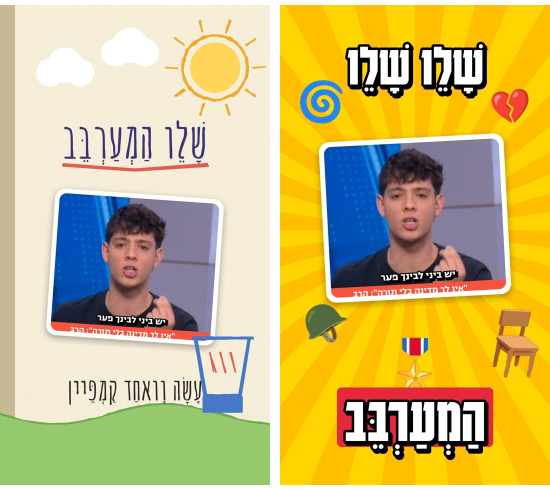
#> input picture content-kit/independent/2026-11-clip-shalev-song/styleframes/styles.jpg, 1100 x 980 px (shown at 1/2 size)
$ python -i make.py   (imports and definitions only)
#> lines starting #> are read from the running program, lines starting #| are printed output that depends on the picture; after the words box and inside, x2 and y2 are one past the last pixel; in counts of white or black regions, pixels touching at a corner belong together
"""'שָׁלֵו הַמְעַרְבֵּב' clip: half children's storybook, half pop. Synced to the user's song (lyric lines locked to the beat grid:
line k starts at 2.60 + (k-1)*2.778 s, found by Whisper on sliding windows). Footage muted, song only.
Only real footage of Shalev is used (as stickers); nobody is drawn or generated. The 'after' card is a paraphrase, no quote marks."""
import os, sys, math, glob, subprocess
import numpy as np
from PIL import Image, ImageDraw, ImageFont, ImageFilter, ImageChops
HERE = os.path.dirname(os.path.abspath(__file__))
# [1 line not run here, left out]
# [1 line that did not run here, left out]
EMO = '/usr/share/fonts/truetype/noto/NotoColorEmoji.ttf'
V1 = HERE + '/footage/shalev-debate-v1.mp4'; V2 = HERE + '/footage/shalev-clip2.mov'; V3 = HERE + '/footage/shalev-clip3.mov'; SONG = HERE + '/song.wav'
W, H, FPS = 1080, 1920, 30
BEAT = 60 / 86.4; BAR = 4 * BEAT; L0 = 2.60
def LS(k): return L0 + (k - 1) * BAR          # start of lyric line k (1..14)
SONG_END = 41.6; C3 = LS(15) - .3; C3D = 8.95; END0 = C3 + C3D; TOTAL = END0 + 2.4
BR = [(LS(5), 'v1', 0.0, 3.55), (LS(9), 'v2', 1.70, 4.65)]   # song pauses, Shalev speaks (song time, src, in, out)
DSUM = sum(b - a for _, _, a, b in BR); TOTAL_V = TOTAL + DSUM
TAPE = HERE + '/../2026-11-reel-bennett-before-after/audio/tape_stop.wav'
C3SUB = [(0.0, 2.6, 'אני בטוח שכבר קנית ציצית,'), (2.6, 4.9, 'הנחת תפילין, שמת כיפה,'), (4.9, 6.2, 'תתחיל לשמור שבת.'), (6.2, 9.0, 'רק תבואו איתנו. אה?')]
LY = {1: 'שָׁלֵו שָׁלֵו, הַמְעַרְבֵּב', 2: 'עָשָׂה וָואחַד קַמְפֵּיין', 3: 'עִם מַדִּים וּמִלּוּאִים', 4: 'טִנֵּף עַל מִשְׁתַּמְּטִים',
      5: 'שָׁלֵו שָׁלֵו הַמְעַרְבֵּב', 6: 'עָשָׂה וָואחַד סִבּוּב', 7: 'עַל הַלּוֹחֲמִים, עַל הַחֲרֵדִים', 8: 'עַל בְּרִית הַמְּשָׁרְתִים',
      9: 'לָה לָה לָה כִּסֵּא', 10: 'לָה לָה לָה כִּסֵּא', 11: 'לָה לָה לָה כִּסֵּא', 12: 'לָה לָה לָה לָה', 13: 'שָׁלֵו שָׁלֵו הַמְעַרְבֵּב', 14: 'שָׁבַרְתָּ לִי תַּ\'לֵּב'}
# clip ranges (source, start, crop) per line
CLIPS = {6: ('v1', 8.9), 1: ('v1', 1.5), 2: ('v1', 3.8), 3: ('v1', 7.6), 4: ('v2', 1.6), 5: ('v1', 0.0), 9: ('v1', 27.4), 10: ('v1', 24.6), 11: ('v1', 29.8), 13: ('v1', 0.0), 7: ('v1', 4.0)}
INK = (45, 40, 90); RED = (230, 45, 60); YEL = (255, 210, 0); YEL2 = (255, 186, 0); WHITE = (255, 255, 255); BLACK = (0, 0, 0)
_f = {}
def F(name, s):
    k = (name, s)
    if k not in _f: _f[k] = ImageFont.truetype(KB if name == 'kar' else FD + name, s, layout_engine=ImageFont.Layout.RAQM)
    return _f[k]
def eo(x): x = max(0., min(1., x)); return 1 - (1 - x) ** 3
def bk(x, s=1.8): x = max(0., min(1., x)); x -= 1; return x * x * ((s + 1) * x + s) + 1
def beatpulse(t): ph = ((t - .51) / BEAT) % 1; return math.exp(-ph * 6)
rng = np.random.default_rng(7)

# ---------- footage ----------
# [16 lines left out: function prep, not called in this run]
_cf = {}
# [4 lines left out: function clipframe, not called in this run]
STK_MASK = {}
def sticker(im, border=16, radius=30):
    w, h = im.size; key = (w, h, border)
    if key not in STK_MASK:
        m = Image.new('L', (w, h), 0); ImageDraw.Draw(m).rounded_rectangle((0, 0, w - 1, h - 1), radius, fill=255)
        bm = Image.new('L', (w + 2 * border, h + 2 * border), 0); ImageDraw.Draw(bm).rounded_rectangle((0, 0, w + 2 * border - 1, h + 2 * border - 1), radius + border, fill=255)
        sh = Image.new('L', (w + 2 * border + 80, h + 2 * border + 80), 0); sh.paste(bm.point(lambda v: v * .45), (40, 52)); sh = sh.filter(ImageFilter.GaussianBlur(16))
        STK_MASK[key] = (m, bm, sh)
    m, bm, sh = STK_MASK[key]
    out = Image.new('RGBA', sh.size, (0, 0, 0, 0)); out.paste((0, 0, 0, 255), (0, 0), sh)
    out.paste((255, 255, 255, 255), (40, 40), bm); tmp = im.convert('RGBA'); tmp.putalpha(m); out.alpha_composite(tmp, (40 + border, 40 + border))
    return out
# [5 lines left out: function place, not called in this run]

# ---------- emoji stickers ----------
_em = {}
# [8 lines left out: function emoji, not called in this run]

# ---------- backgrounds ----------
def crayon(d, pts, col, w=10, passes=3, r=None):
    r = r or rng
    for _ in range(passes): d.line([(x + r.normal(0, 2.5), y + r.normal(0, 2.5)) for x, y in pts], fill=col, width=w, joint='curve')
def make_paper(seed):
    r = np.random.default_rng(seed); a = np.full((H, W, 3), (247, 238, 218), np.float32) + r.normal(0, 6, (H, W, 1))
    im = Image.fromarray(np.clip(a, 0, 255).astype('uint8')).convert('RGBA'); d = ImageDraw.Draw(im)
    for i in range(60): d.line((i, 0, i, H), fill=(200, 185, 150, int(90 * (1 - i / 60))))
    d.ellipse((860, 140, 1000, 280), fill=(255, 214, 90)); crayon(d, [(930 + 78 * math.cos(a), 210 + 78 * math.sin(a)) for a in np.linspace(0, 6.3, 30)], (240, 170, 40), 7, 2, r)
    for k in range(10): a = k * .628; crayon(d, [(930 + 95 * math.cos(a), 210 + 95 * math.sin(a)), (930 + 130 * math.cos(a), 210 + 130 * math.sin(a))], (240, 170, 40), 6, 2, r)
    for cx, cy in [(240, 230)]:
        for dx, dy, rr in [(-60, 10, 52), (0, -20, 66), (60, 10, 52)]: d.ellipse((cx + dx - rr, cy + dy - rr, cx + dx + rr, cy + dy + rr), fill=WHITE)
    pts = [(x, 1730 + 26 * math.sin(x / 140)) for x in range(0, W + 40, 40)]
    d.polygon(pts + [(W, H), (0, H)], fill=(150, 200, 110)); crayon(d, pts, (110, 170, 80), 12, 3, r)
    for x in range(80, W, 160): crayon(d, [(x, 1790), (x + 10, 1755)], (95, 150, 70), 6, 2, r)
    return im
PAPER = [make_paper(s) for s in (1, 2, 3)]       # 'boil': cycle 3 hand-drawn versions
#> in make_paper, `im = Image.fromarray(np.clip(a, 0, 255).astype('uint8')).convert('RGBA`:
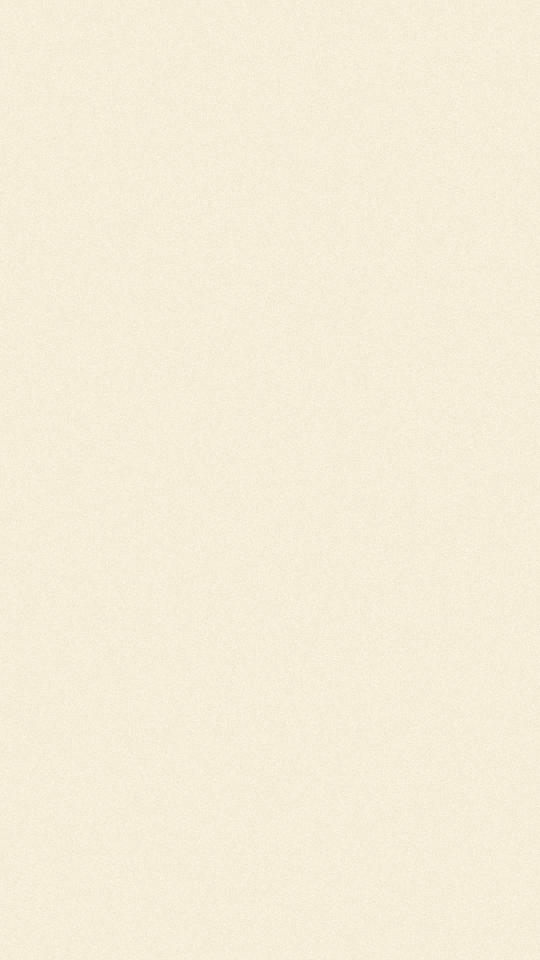
#> im: PIL image 1080x1920 RGBA (shown at 1/2 size); mean R, G, B, A 246.3, 237.5, 217.5, 255
#> in make_paper, `crayon(d, [(930 + 78 * math.cos(a), 210 + 78 * math.sin(a)) for a in n`:
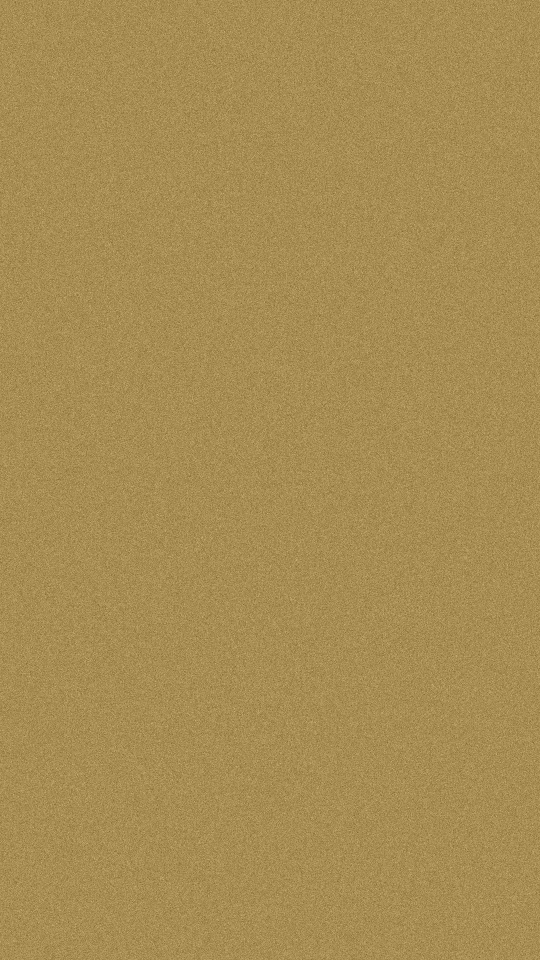
#> a: shape (1920, 1080, 3) float64 (shown at 1/2 size); mean of channels 0, 1, 2 247, 238, 218; drawn with min black and max white
#> in make_paper, `pts = [(x, 1730 + 26 * math.sin(x / 140)) for x in range(0, W + 40, 40)]`: pts = 28 pairs, first value 0 to 1080, second value 1704.3 to 1755.7
#> PAPER = 3 items
def paper(t): return PAPER[int(t * 8) % 3].copy()
BURST = Image.new('RGB', (2400, 2400), YEL); bd = ImageDraw.Draw(BURST)
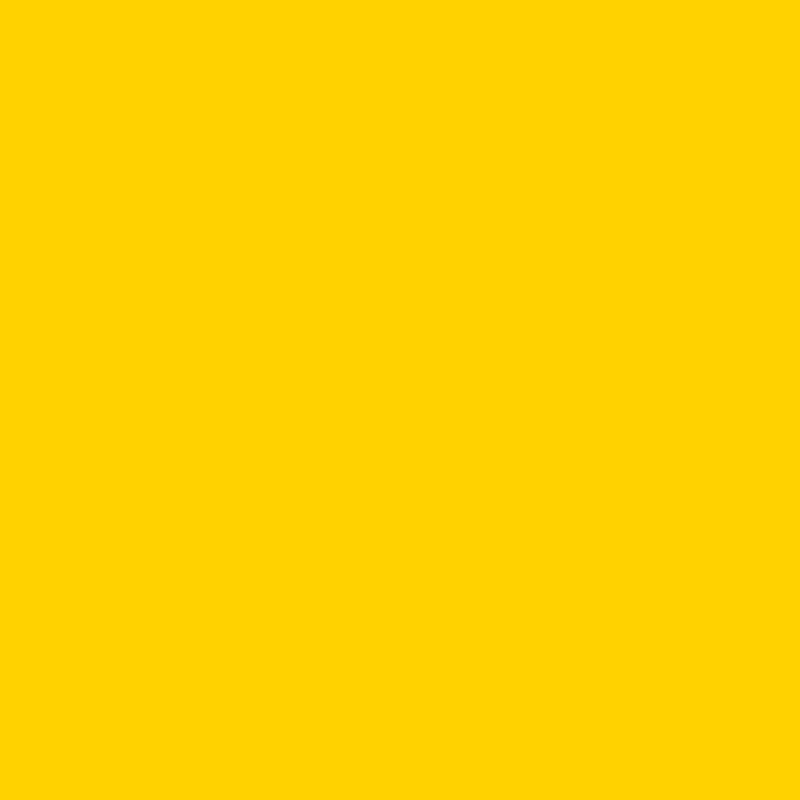
#> BURST: PIL image 2400x2400 RGB (shown at 1/3 size); mean R, G, B 255, 210, 0
# [2 lines not run here, left out]
BURST_R = Image.new('RGB', (2400, 2400), (255, 90, 90)); bd = ImageDraw.Draw(BURST_R)
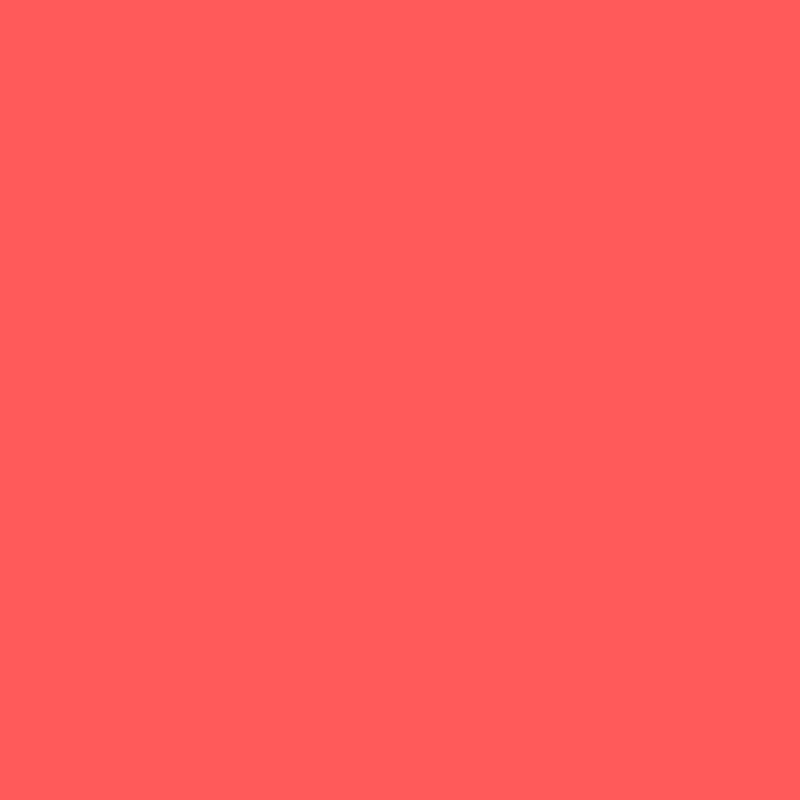
#> BURST_R: PIL image 2400x2400 RGB (shown at 1/3 size); mean R, G, B 255, 90, 90
# [2 lines not run here, left out]
def pop(t, red=False, cy=900):
    b = (BURST_R if red else BURST).rotate(t * 18, resample=Image.BILINEAR); y0 = 1200 - cy
    return b.crop((660, y0, 660 + W, y0 + H)).convert('RGBA')

# ---------- text ----------
# [43 lines left out: functions lyric_story, popword, blender_layer, not called in this run]
def label(s, size=70, col=(255, 255, 255), bg=(45, 40, 90)):
    f = F('SecularOne.ttf', size); tmp = ImageDraw.Draw(Image.new('RGBA', (1, 1))); tw = int(tmp.textlength(s, font=f, direction='rtl'))
    L = Image.new('RGBA', (tw + 60, size + 50), (0, 0, 0, 0)); d = ImageDraw.Draw(L)
    d.rounded_rectangle((0, 0, L.width - 1, L.height - 1), 22, fill=bg, outline=WHITE, width=6); d.text((L.width / 2, 14), s, font=f, fill=col, anchor='ma', direction='rtl')
    return L
LBL = {'l': label('הַלּוֹחֲמִים'), 'h': label('הַחֲרֵדִים'), 'b': label('בְּרִית הַמְּשָׁרְתִים', 62)}
#> in label, `L = Image.new('RGBA', (tw + 60, size + 50), (0, 0, 0, 0))`: L: PIL image 319x120 RGBA; every value is 0
#> in label (call 2), `L = Image.new('RGBA', (tw + 60, size + 50), (0, 0, 0, 0))`: L: PIL image 291x120 RGBA; every value is 0
#> in label (call 3), `L = Image.new('RGBA', (tw + 60, size + 50), (0, 0, 0, 0))`: L: PIL image 462x112 RGBA; every value is 0
# [131 lines left out: functions heart_layer, flip, stk_clip, scene, cover, s1 and 10 more, not called in this run]
SCENES = {1: s1, 2: s2, 3: s3, 4: s4, 5: s5, 6: s6, 7: s7, 8: s7, 9: s9, 10: s9, 11: s9, 12: s12, 13: s13, 14: s14}
STORY = {1: True, 3: True, 6: True, 13: True, 14: True}
_c3 = None
# [25 lines left out: functions clip3, backcover, not called in this run]
_bf = {}
# [22 lines left out: functions brk, frame, not called in this run]

# [30 lines not run here, left out]

>>> from PIL import Image
>>> picture = Image.open('styleframes/styles.jpg')
#> picture is the input picture: PIL image 1100x980 RGB; mean R, G, B 204.2, 186.5, 121
>>> result = sticker(picture)
#> in sticker, `m = Image.new('L', (w, h), 0)`: m: PIL image 1100x980 L; every value is 0
#> in sticker, `ImageDraw.Draw(m).rounded_rectangle((0, 0, w - 1, h - 1), radius, fill`:
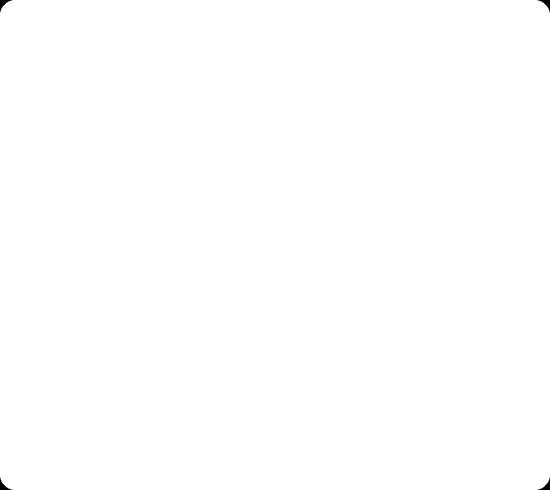
#> m: PIL image 1100x980 L (shown at 1/2 size); 99.9% white; 4 black regions, box (x1, y1, x2, y2) and area: (0, 0, 25, 25) 203, (1075, 0, 1100, 25) 203, (0, 955, 25, 980) 203, (1075, 955, 1100, 980) 203
#> in sticker, `bm = Image.new('L', (w + 2 * border, h + 2 * border), 0)`: bm: PIL image 1132x1012 L; every value is 0
#> in sticker, `ImageDraw.Draw(bm).rounded_rectangle((0, 0, w + 2 * border - 1, h + 2 `: bm: PIL image 1132x1012 L; 99.8% white; 4 black regions, box (x1, y1, x2, y2) and area: (0, 0, 40, 40) 470, (1092, 0, 1132, 40) 470, (0, 972, 40, 1012) 470, (1092, 972, 1132, 1012) 470
#> in sticker, `sh = Image.new('L', (w + 2 * border + 80, h + 2 * border + 80), 0)`: sh: PIL image 1212x1092 L; every value is 0
#> in sticker, `sh.paste(bm.point(lambda v: v * 0.45), (40, 52))`: sh: PIL image 1212x1092 L; values 0 (black) and 115 (white), 86.4% white; 1 black region, box (x1, y1, x2, y2) and area: (0, 0, 1212, 1092) 179800
#> in sticker, `sh = sh.filter(ImageFilter.GaussianBlur(16))`:
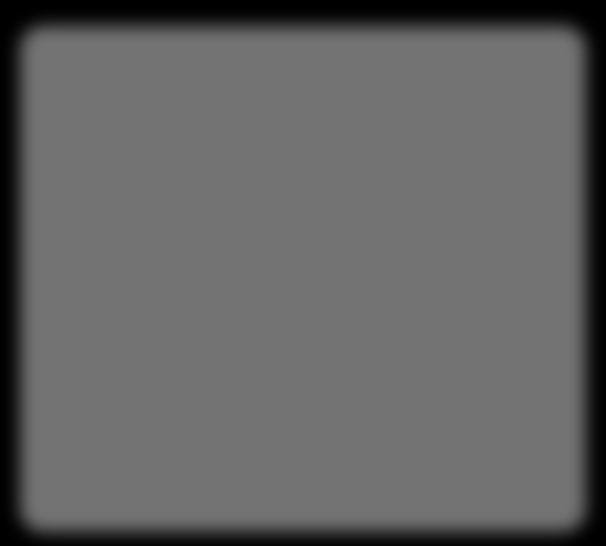
#> sh: PIL image 1212x1092 L (shown at 1/2 size); min 0, max 115, mean 99.4
#> in sticker, `out = Image.new('RGBA', sh.size, (0, 0, 0, 0))`: out: PIL image 1212x1092 RGBA; every value is 0
#> in sticker, `out.alpha_composite(tmp, (40 + border, 40 + border))`:
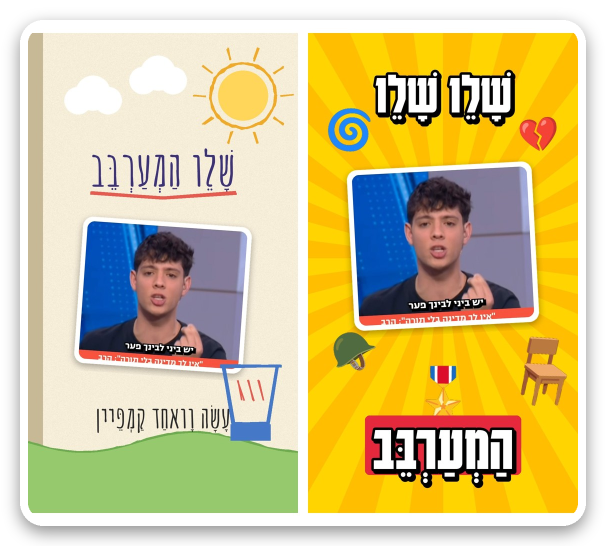
#> out: PIL image 1212x1092 RGBA (shown at 1/2 size); mean R, G, B, A 179, 164.6, 111.2, 223; transparent parts drawn white
